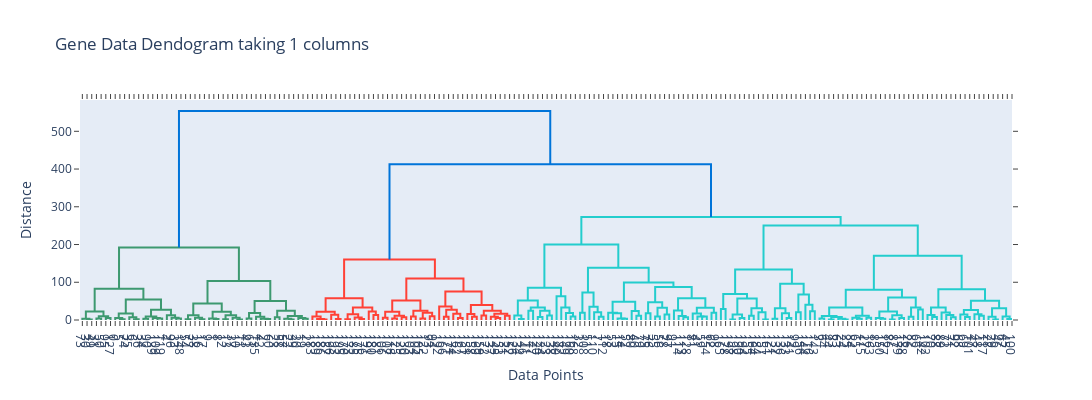

Here is the notebook cell this chart was saved with:
### Markdown cell above
## Varying the number of features

### Code cell
num_columns = np.arange(1, X_gene.shape[1]+1)

for num_col in num_columns:
    X_gene = gene_data.iloc[:, 1:num_col+1].values
    gene_model = HeirarchialClustering()
    linkage_matrix = gene_model.get_linkage_matrix(X_gene)
    clus_model.plot_dendrogram(title = f'Gene Data Dendogram taking {num_col} columns')
